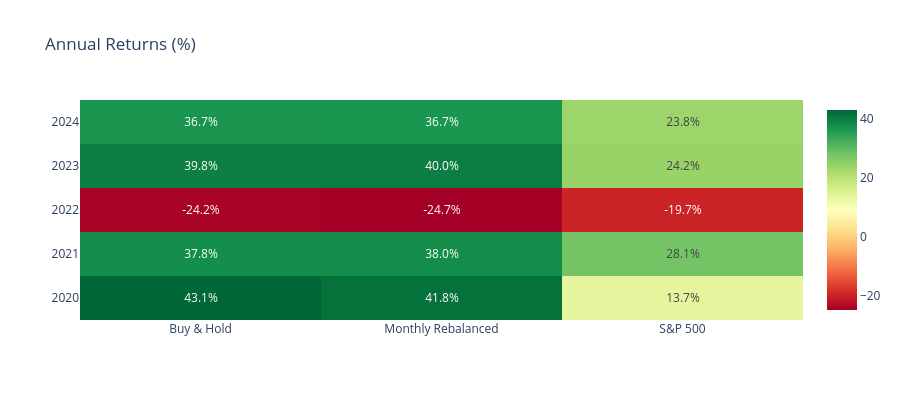

Notebook code cell kept with this figure:
### Markdown cell above
## Yearly Returns Heatmap

### Code cell
yearly = {}
for name, ret in portfolios.items():
    yearly[name] = ret.groupby(ret.index.year).apply(lambda x: (1 + x).prod() - 1)

yearly_df = pd.DataFrame(yearly)

fig = go.Figure(go.Heatmap(
    z=yearly_df.values * 100,
    x=yearly_df.columns,
    y=yearly_df.index,
    colorscale='RdYlGn',
    text=yearly_df.values.round(4) * 100,
    texttemplate='%{text:.1f}%',
))
fig.update_layout(
    title='Annual Returns (%)',
    template='plotly_white',
    height=max(400, len(yearly_df) * 40 + 200),
)
fig.show()

### Figure 1 — Plotly figure (JSON) as saved in the notebook; plotly's stock layout.template omitted (floating-point values rounded to 4 significant figures)
{"data": [{"colorscale": [[0, "rgb(165,0,38)"], [0.1, "rgb(215,48,39)"], [0.2, "rgb(244,109,67)"], [0.3, "rgb(253,174,97)"], [0.4, "rgb(254,224,139)"], [0.5, "rgb(255,255,191)"], [0.6, "rgb(217,239,139)"], [0.7, "rgb(166,217,106)"], [0.8, "rgb(102,189,99)"], [0.9, "rgb(26,152,80)"], [1, "rgb(0,104,55)"]], "text": [[43.13, 41.79, 13.67], [37.79, 37.97, 28.05], [-24.18, -24.72, -19.65], [39.83, 40.0, 24.23], [36.73, 36.66, 23.84]], "texttemplate": "%{text:.1f}%", "type": "heatmap", "x": ["Buy & Hold", "Monthly Rebalanced", "S&P 500"], "y": [2020, 2021, 2022, 2023, 2024], "z": [[43.13, 41.79, 13.67], [37.79, 37.97, 28.05], [-24.18, -24.72, -19.65], [39.83, 40.0, 24.23], [36.73, 36.66, 23.84]]}], "layout": {"height": 400, "title": {"text": "Annual Returns (%)"}}}
